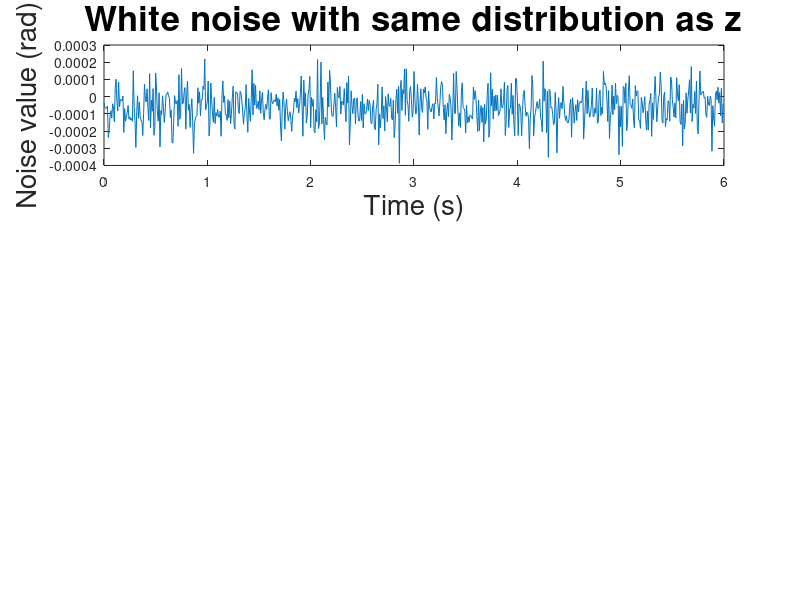

MATLAB code for this plot: (Note: this script raises an error after producing the figure.)
%% Initialization
clear;
close all;
clc;


%% Plot parameters
axFontSize = 15;
labelFontSize = 20;
titleFontSize = 25;


%% Load noise data
load measProcessNoise.mat;


%% Measurement noise + generation using Gaussian filter
% Generate noise with same variance and smoothness as measurement noise
zN = length(zT);

zW = normrnd(zMu,zSigma,[1,zN]);

zTDiff = zeros(1,zN-1);
for i = 1:zN-1
    zTDiff(i) = zT(i+1) - zT(i);
end
zTs  = mean(zTDiff);
zTau = linspace(-zT(end),zT(end),2*zN-1);
h    = sqrt(1/zTs*zS*sqrt(pi))*exp(-zTau.^2/(2*zS^2));
zCol = conv(h,zW,'valid');

% Plot data
figure('Name',['Measurement noise and comparable coloured noise using '...
               'Gaussian filter']);
subplot(3,1,1);
plot(zT,zW);
xlabel('Time (s)','FontSize',labelFontSize);
ylabel('Noise value (rad)','FontSize',labelFontSize);
title('White noise with same distribution as z','FontSize',titleFontSize);
ax = gca;
ax.FontSize = axFontSize;
subplot(3,1,2);
plot(zT,zCol);
xlabel('Time (s)','FontSize',labelFontSize);
ylabel('Noise value (rad)','FontSize',labelFontSize);
title(['Coloured noise, generated by convoluting above white noise '...
       'signal with a Gaussian filter'],'FontSize',titleFontSize);
ax = gca;
ax.FontSize = axFontSize;
subplot(3,1,3);
plot(zT,z);
xlabel('Time (s)','FontSize',labelFontSize);
ylabel('Noise value (rad)','FontSize',labelFontSize);
title('z','FontSize',titleFontSize);
ax = gca;
ax.FontSize = axFontSize;


%% Process noise w1 + generation using Gaussian filter
wN = length(wT);

wW1 = normrnd(wMu(1),wSigma(1),[1,wN]);

wTDiff = zeros(1,wN-1);
for i = 1:wN-1
    wTDiff(i) = wT(i+1) - wT(i);
end
wTs  = mean(wTDiff);
wTau = linspace(-wT(end),wT(end),2*wN-1);
h    = sqrt(1/wTs*wS(1)*sqrt(pi))*exp(-wTau.^2/(2*wS(1)^2));
wCol1 = conv(h,wW1,'valid');

% Plot data
figure('Name',['Process noise w_1 and comparable coloured noise using '...
               'Gaussian filter']);
subplot(3,1,1);
plot(wT,wW1);
xlabel('Time (s)','FontSize',labelFontSize);
ylabel('Noise value (rad/s)','FontSize',labelFontSize);
title('White noise with same distribution as w_1',...
      'FontSize',titleFontSize);
ax = gca;
ax.FontSize = axFontSize;
subplot(3,1,2);
plot(wT,wCol1);
xlabel('Time (s)','FontSize',labelFontSize);
ylabel('Noise value (rad/s)','FontSize',labelFontSize);
title(['Coloured noise, generated by convoluting above white noise '...
       'signal with a Gaussian filter'],'FontSize',titleFontSize);
ax = gca;
ax.FontSize = axFontSize;
subplot(3,1,3);
plot(wT,w(1,:));
xlabel('Time (s)','FontSize',labelFontSize);
ylabel('Noise value (rad/s)','FontSize',labelFontSize);
title('w_1','FontSize',titleFontSize);
ax = gca;
ax.FontSize = axFontSize;


%% Process noise w2 + generation using Gaussian filter
wW2 = normrnd(wMu(2),wSigma(2),[1,wN]);

h    = sqrt(1/wTs*wS(2)*sqrt(pi))*exp(-wTau.^2/(2*wS(2)^2));
wCol2 = conv(h,wW2,'valid');

% Plot data
figure('Name',['Process noise w_{2,res} and comparable coloured noise '...
               'using Gaussian filter']);
subplot(3,1,1);
plot(wT,wW2);
xlabel('Time (s)','FontSize',labelFontSize);
ylabel('Noise value (rad/s)','FontSize',labelFontSize);
title('White noise with same distribution as w_{2,res}',...
      'FontSize',titleFontSize);
ax = gca;
ax.FontSize = axFontSize;
subplot(3,1,2);
plot(wT,wCol2);
xlabel('Time (s)','FontSize',labelFontSize);
ylabel('Noise value (rad/s)','FontSize',labelFontSize);
title(['Coloured noise, generated by convoluting above white noise '...
       'signal with a Gaussian filter'],'FontSize',titleFontSize);
ax = gca;
ax.FontSize = axFontSize;
subplot(3,1,3);
plot(wT,w(2,:));
xlabel('Time (s)','FontSize',labelFontSize);
ylabel('Noise value (rad/s)','FontSize',labelFontSize);
title('w_{2,res}','FontSize',titleFontSize);
ax = gca;
ax.FontSize = axFontSize;
